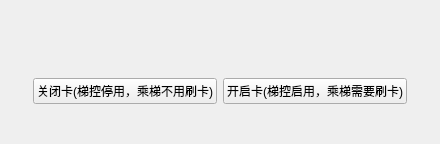
     <widget class="QWidget" name="tab_4">
      <attribute name="title">
       <string>开关卡</string>
      </attribute>
      <layout class="QHBoxLayout" name="horizontalLayout_38">
       <item>
        <layout class="QVBoxLayout" name="verticalLayout_22" stretch="1,3,0,1">
         <item>
          <widget class="QLabel" name="label_101">
           <property name="text">
            <string/>
           </property>
          </widget>
         </item>
         <item>
          <widget class="QWidget" name="horizontalWidget_19" native="true">
           <layout class="QHBoxLayout" name="horizontalLayout_41" stretch="2,6,2">
            <item>
             <widget class="QLabel" name="label_102">
              <property name="text">
               <string/>
              </property>
             </widget>
            </item>
            <item>
             <widget class="QWidget" name="widget_10" native="true">
              <property name="styleSheet">
               <string notr="true">border-style:solid;
border-width:4px;</string>
              </property>
             </widget>
            </item>
            <item>
             <widget class="QLabel" name="label_103">
              <property name="text">
               <string/>
              </property>
             </widget>
            </item>
           </layout>
          </widget>
         </item>
         <item>
          <widget class="QWidget" name="widget_12" native="true">
           <layout class="QHBoxLayout" name="horizontalLayout_48">
            <item>
             <widget class="QLabel" name="label_120">
              <property name="text">
               <string/>
              </property>
             </widget>
            </item>
            <item>
             <widget class="QPushButton" name="pushButton_36">
              <property name="text">
               <string>关闭卡(梯控停用，乘梯不用刷卡)</string>
              </property>
             </widget>
            </item>
            <item>
             <widget class="QPushButton" name="pushButton_37">
              <property name="text">
               <string>开启卡(梯控启用，乘梯需要刷卡)</string>
              </property>
             </widget>
            </item>
            <item>
             <widget class="QLabel" name="label_122">
              <property name="text">
               <string/>
              </property>
             </widget>
            </item>
           </layout>
          </widget>
         </item>
         <item>
          <widget class="QLabel" name="label_104">
           <property name="text">
            <string/>
           </property>
          </widget>
         </item>
        </layout>
       </item>
      </layout>
     </widget>
